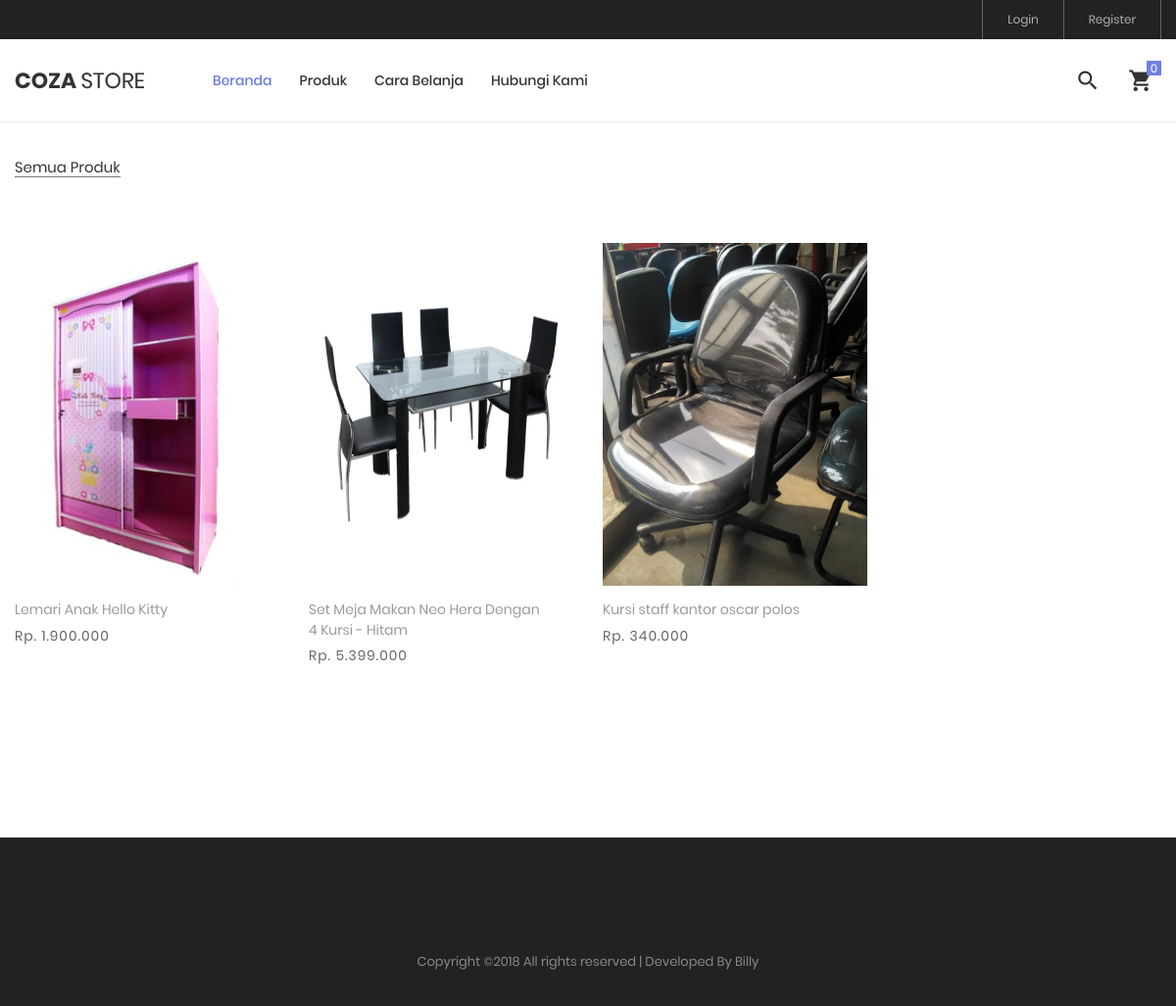
The app's page /index.php/produk with its own data.
### tables this page shows
CREATE TABLE IF NOT EXISTS `identitas` (
  `id_identitas` int(11) unsigned NOT NULL AUTO_INCREMENT,
  `kabupaten_id` int(11) NOT NULL DEFAULT '0',
  `nama_website` varchar(50) NOT NULL DEFAULT '0',
  `email` varchar(50) NOT NULL DEFAULT '0',
  `facebook` varchar(50) NOT NULL DEFAULT '0',
  `no_telp` varchar(50) NOT NULL DEFAULT '0',
  `rekening` varchar(50) NOT NULL DEFAULT '0',
  `nama_bank` varchar(50) NOT NULL DEFAULT '0',
  `alamat` varchar(255) NOT NULL DEFAULT '0',
  `favicon` varchar(255) NOT NULL DEFAULT '0',
  `logo` varchar(255) NOT NULL DEFAULT '0',
  PRIMARY KEY (`id_identitas`)
);

CREATE TABLE IF NOT EXISTS `tb_produk` (
  `id_produk` int(10) unsigned NOT NULL AUTO_INCREMENT,
  `kategori_id` int(10) unsigned NOT NULL,
  `kode_produk` varchar(50) NOT NULL,
  `status_produk` varchar(50) NOT NULL,
  `nama_produk` varchar(50) NOT NULL,
  `harga` varchar(50) NOT NULL,
  `berat` varchar(50) NOT NULL,
  `deskripsi` longtext NOT NULL,
  `gambar_1` varchar(255) DEFAULT NULL,
  `gambar_2` varchar(255) DEFAULT NULL,
  `gambar_3` varchar(255) DEFAULT NULL,
  `seo` varchar(255) DEFAULT NULL,
  PRIMARY KEY (`id_produk`),
  UNIQUE KEY `kode_produk` (`kode_produk`)
);

### application/libraries/Template.php (called while the page is built)
<?php if ( ! defined('BASEPATH')) exit('No direct script access allowed');
class Template {
		var $template_data = array();
		function set($name, $value)
		{
			$this->template_data[$name] = $value;
		}
		function load($template = '', $view = '' , $view_data = array(), $return = FALSE)
		{
			$this->CI =& get_instance();
			$this->set('contents', $this->CI->load->view($view, $view_data, TRUE));
			return $this->CI->load->view($template, $this->template_data, $return);
		}
}

### application/controllers/Produk.php (called while the page is built, shortened)
<?php
class Produk extends CI_Controller
{
    public function index()
    {
        $config['base_url'] = site_url('produk/index');
        $config['per_page'] = 8;
        $config['total_rows'] = $this->db->count_all('tb_produk');
        $config["uri_segment"] = 3;
        $choice = $config["total_rows"] / $config["per_page"];
        $config["num_links"] = floor($choice);
        $config['first_link']       = 'First';
        $config['last_link']        = 'Last';
        $config['next_link']        = 'Next';
        $config['prev_link']        = 'Prev';
        $config['full_tag_open']    = '<div class="pagging text-center"><nav><ul class="pagination justify-content-center">';
        $config['full_tag_close']   = '</ul></nav></div>';
        $config['num_tag_open']     = '<li class="page-item"><span class="page-link">';
        $config['num_tag_close']    = '</span></li>';
        $config['cur_tag_open']     = '<li class="page-item active"><span class="page-link">';
        $config['cur_tag_close']    = '<span class="sr-only">(current)</span></span></li>';
        $config['next_tag_open']    = '<li class="page-item"><span class="page-link">';
        $config['next_tagl_close']  = '<span aria-hidden="true">&raquo;</span></span></li>';
        $config['prev_tag_open']    = '<li class="page-item"><span class="page-link">';
        $config['prev_tagl_close']  = '</span>Next</li>';
        $config['first_tag_open']   = '<li class="page-item"><span class="page-link">';
        $config['first_tagl_close'] = '</span></li>';
        $config['last_tag_open']    = '<li class="page-item"><span class="page-link">';
        $config['last_tagl_close']  = '</span></li>';
        $this->pagination->initialize($config);
        $data['page'] = ($this->uri->segment(3)) ? $this->uri->segment(3) : 0;
        $data['produk_data'] = $this->produk->get_data($config, $this->uri->segment(3), NULL)->result();
        $data['pagination'] = $this->pagination->create_links();
        $data['title'] = 'Semua Produk ';
        $data['kategori_produk'] = 'Semua Produk';
        $this->template->load('front','produk/daftar_produk', $data);
    }
}

### index.php (called while the page is built, shortened)
<?php
require_once BASEPATH.'core/CodeIgniter.php';

### application/config/config.php (called while the page is built, shortened)
<?php
$http = 'http' . ((isset($_SERVER['HTTPS']) && $_SERVER['HTTPS'] == 'on') ? 's' : '') . '://';
$newurl = str_replace("index.php","", $_SERVER['SCRIPT_NAME']);
$config['base_url']    = "$http" . $_SERVER['SERVER_NAME'] . "" . $newurl;
$config['index_page'] = '';
$config['uri_protocol']	= 'REQUEST_URI';
$config['url_suffix'] = '';
$config['language']	= 'indonesian';
$config['charset'] = 'UTF-8';
$config['enable_hooks'] = FALSE;
$config['subclass_prefix'] = 'MY_';
$config['composer_autoload'] = "vendor/autoload.php";
$config['permitted_uri_chars'] = 'a-z 0-9~%.:_\-';
$config['enable_query_strings'] = FALSE;
$config['controller_trigger'] = 'c';
$config['function_trigger'] = 'm';
$config['directory_trigger'] = 'd';
$config['allow_get_array'] = TRUE;
$config['log_threshold'] = 0;
$config['log_path'] = '';
$config['log_file_extension'] = '';
$config['log_file_permissions'] = 0644;
$config['log_date_format'] = 'Y-m-d H:i:s';
$config['error_views_path'] = '';
$config['cache_path'] = '';
$config['cache_query_string'] = FALSE;
$config['encryption_key'] = '';
$config['sess_driver'] = 'files';
$config['sess_cookie_name'] = 'ci_session';
$config['sess_expiration'] = 7200;
$config['sess_save_path'] = NULL;
$config['sess_match_ip'] = FALSE;
$config['sess_time_to_update'] = 300;
$config['sess_regenerate_destroy'] = FALSE;
$config['cookie_prefix']	= '';
$config['cookie_domain']	= '';
$config['cookie_path']		= '/';
$config['cookie_secure']	= FALSE;
$config['cookie_httponly'] 	= FALSE;
$config['standardize_newlines'] = FALSE;
$config['global_xss_filtering'] = FALSE;
$config['csrf_protection'] = FALSE;
$config['csrf_token_name'] = 'csrf_test_name';
$config['csrf_cookie_name'] = 'csrf_cookie_name';
$config['csrf_expire'] = 7200;
$config['csrf_regenerate'] = TRUE;
$config['csrf_exclude_uris'] = array();
$config['compress_output'] = FALSE;
$config['time_reference'] = 'local';
$config['rewrite_short_tags'] = FALSE;
$config['proxy_ips'] = '';

### application/config/pagination.php (called while the page is built, shortened)
<?php  if ( ! defined('BASEPATH')) exit('No direct script access allowed');
$config['query_string_segment'] = 'start';
$config['full_tag_open'] = '<nav><ul class="pagination" style="margin-top:0px">';
$config['full_tag_close'] = '</ul></nav>';
$config['first_link'] = 'First';
$config['first_tag_open'] = '<li>';
$config['first_tag_close'] = '</li>';
$config['last_link'] = 'Last';
$config['last_tag_open'] = '<li>';
$config['last_tag_close'] = '</li>';
$config['next_link'] = 'Next';

### application/models/Produk_model.php (called while the page is built, shortened)
<?php
class Produk_model extends CI_Model
{
    public $table = 'tb_produk';
    public function get_data($config, $page = 0, $id_kategori = NULL, $q = NULL)
    {
        $this->db->from($this->table);
        $this->db->join('tb_kategori', 'tb_kategori.id_kategori = tb_produk.kategori_id');
        $this->db->limit($config['per_page'], $page);
        return $this->db->get();
    }
}

### application/views/produk/daftar_produk.php (the view, shortened to what this page needs)
  <div class="bg0 m-t-23 p-b-140">
    <div class="container">
      <div class="flex-w flex-sb-m p-b-52">
        <div class="flex-w flex-l-m filter-tope-group m-tb-10">
          <button class="stext-106 cl6 hov1 bor3 trans-04 m-r-32 m-tb-5 how-active1" data-filter="*">
             <?php echo $kategori_produk ?>
          </button>
        </div>
      </div>
      <div class="row isotope-grid">
        <?php foreach ($produk_data as $row): ?>
        <div class="col-sm-6 col-md-4 col-lg-3 p-b-35 isotope-item women">
          <div class="block2">
            <div class="block2-pic hov-img0">
              <img height="350" src="<?php echo base_url('assets/foto_produk/'.$row->gambar_1) ?>" alt="IMG-PRODUCT">
            </div>
            <div class="block2-txt flex-w flex-t p-t-14">
              <div class="block2-txt-child1 flex-col-l ">
                <a href="<?php echo base_url('produk/detail_produk/'.$row->id_produk.'-'.permalink($row->nama_produk)) ?>" class="stext-104 cl4 hov-cl1 trans-04 js-name-b2 p-b-6">
                  <?php echo $row->nama_produk ?>
                </a>
                <span class="stext-105 cl3">
                  <?php echo format_rupiah($row->harga) ?>
                </span>
              </div>
            </div>
          </div>
        </div>
        <?php endforeach ?>
    </div>
  </div>
</div>

### application/views/front.php (shortened to what this page needs)
<!DOCTYPE html>
<html lang="en">
<head>
	<link rel="stylesheet" type="text/css" href="<?php echo assets_front() ?>vendor/bootstrap/css/bootstrap.min.css">
	<link rel="stylesheet" type="text/css" href="<?php echo assets_front() ?>fonts/font-awesome-4.7.0/css/font-awesome.min.css">
	<link rel="stylesheet" type="text/css" href="<?php echo assets_front() ?>fonts/iconic/css/material-design-iconic-font.min.css">
	<link rel="stylesheet" type="text/css" href="<?php echo assets_front() ?>fonts/linearicons-v1.0.0/icon-font.min.css">
	<link rel="stylesheet" type="text/css" href="<?php echo assets_back() ?>plugins/datatables/dataTables.bootstrap4.css">
	<link rel="stylesheet" type="text/css" href="<?php echo assets_front() ?>vendor/animate/animate.css">
	<link rel="stylesheet" type="text/css" href="<?php echo assets_front() ?>vendor/css-hamburgers/hamburgers.min.css">
	<link rel="stylesheet" type="text/css" href="<?php echo assets_front() ?>vendor/animsition/css/animsition.min.css">
	<link rel="stylesheet" type="text/css" href="<?php echo assets_front() ?>vendor/select2/select2.min.css">
	<link rel="stylesheet" type="text/css" href="<?php echo assets_front() ?>vendor/daterangepicker/daterangepicker.css">
	<link rel="stylesheet" type="text/css" href="<?php echo assets_front() ?>vendor/slick/slick.css">
	<link rel="stylesheet" type="text/css" href="<?php echo assets_front() ?>vendor/MagnificPopup/magnific-popup.css">
	<link rel="stylesheet" type="text/css" href="<?php echo assets_front() ?>vendor/perfect-scrollbar/perfect-scrollbar.css">
	<link rel="stylesheet" type="text/css" href="<?php echo assets_front() ?>css/util.css">
	<link rel="stylesheet" type="text/css" href="<?php echo assets_front() ?>css/main.css">
</head>
<body class="animsition">
	<header class="header-v4">
		<div class="container-menu-desktop">
			<div class="top-bar">
				<div class="content-topbar flex-sb-m h-full container">
					<div class="right-top-bar flex-w h-full">
						<?php if ($this->session->userdata('logged_in') == null): ?>
							<a href="<?php echo base_url() ?>auth/login" class="flex-c-m trans-04 p-lr-25">
								Login
							</a>
							<a href="<?php echo base_url() ?>auth/register" class="flex-c-m trans-04 p-lr-25">
								Register
							</a>
						<?php endif ?>
					</div>
				</div>
			</div>
			<div class="wrap-menu-desktop how-shadow1">
				<nav class="limiter-menu-desktop container">
					<a href="<?php echo base_url() ?>" class="logo">
						<img src="<?php echo get_logo() ?>" alt="IMG-LOGO">
					</a>
					<div class="menu-desktop">
						<ul class="main-menu">
							<li class="active-menu">
								<a href="<?php echo base_url() ?>">Beranda</a>
							</li>
							<li>
								<a href="<?php echo base_url('produk') ?>">Produk</a>
							</li>
							<li>
								<a href="<?php echo base_url('page/cara_belanja') ?>">Cara Belanja</a>
							</li>
							<li>
								<a href="<?php echo base_url('page/hubungi_kami') ?>">Hubungi Kami</a>
							</li>
						</ul>
					</div>
					<div class="wrap-icon-header flex-w flex-r-m">
						<div class="icon-header-item cl2 hov-cl1 trans-04 p-l-22 p-r-11 js-show-modal-search">
							<i class="zmdi zmdi-search"></i>
						</div>
						<div class="icon-header-item cl2 hov-cl1 trans-04 p-l-22 p-r-11 icon-header-noti js-show-cart" id="cart-icon" data-notify="0">
							<i class="zmdi zmdi-shopping-cart"></i>
						</div>
					</div>
				</nav>
			</div>
		</div>
	</header>
	<?php echo $contents; ?>
	<footer class="bg3 p-t-75 p-b-32">
		<div class="container">
			<div class="p-t-40">
				<p class="stext-107 cl6 txt-center">
Copyright &copy;<script>document.write(new Date().getFullYear());</script> All rights reserved | Developed By Billy
				</p>
			</div>
		</div>
	</footer>
</body>
</html>

### application/helpers/html_helper.php (shortened to what this page needs)
<?php
function assets_front($uri='')
{
	echo base_url('assets/front/'.$uri);
}
function assets_back($uri='')
{
	echo base_url('assets/back/'.$uri);
}
function get_logo()
{
	$ci = get_instance();
	$data = $ci->db->query("SELECT * FROM identitas WHERE id_identitas = 1")->row_array();
	echo assets_front('images/' . $data['logo']);
}

### assets/front/css/main.css (style rules this page uses)
.container { max-width: 1380px; }
@media (max-width: 1600px) { .container { max-width: 1200px; } }
.container-menu-desktop { height: auto; width: 100%; position: relative; -webkit-transition: all 0.3s; -o-transition: all 0.3s; -moz-transition: all 0.3s; transition: all 0.3s; }
.header-v4 .container-menu-desktop { height: 124px; }
.top-bar { height: 40px; background-color: #222; }
.right-top-bar a { font-family: Poppins-Regular; font-size: 12px; line-height: 1.8; height: 100%; color: #b2b2b2; border-right: 1px solid rgba(255,255,255,0.3); }
.right-top-bar a:first-child { border-left: 1px solid rgba(255,255,255,0.3); }
.wrap-menu-desktop { position: fixed; z-index: 1100; background-color: transparent; width: 100%; height: 84px; top: 40px; left: 0px; -webkit-transition: height 0.3s, background-color 0.3s; -o-transition: height 0.3s, background-color 0.3s; -moz-transition: height 0.3s, background-color 0.3s; transition: height 0.3s, background-color 0.3s; }
.header-v4 .wrap-menu-desktop { background-color: #fff; }
.limiter-menu-desktop { height: 100%; display: -webkit-box; display: -webkit-flex; display: -moz-box; display: -ms-flexbox; display: flex; align-items: center; background-color: transparent; }
.logo { display: -webkit-box; display: -webkit-flex; display: -moz-box; display: -ms-flexbox; display: flex; align-items: center; height: 65%; margin-right: 55px; }
.logo img { max-width: 100%; max-height: 100%; }
.menu-desktop { display: -webkit-box; display: -webkit-flex; display: -moz-box; display: -ms-flexbox; display: flex; align-items: center; height: 100%; }
.main-menu { list-style-type: none; margin: 0; display: -webkit-box; display: -webkit-flex; display: -moz-box; display: -ms-flexbox; display: flex; align-items: center; }
.main-menu > li { display: block; position: relative; padding: 20px 10px 20px 0px; margin: 0px 4px 0px 14px; }
.main-menu > li > a { font-family: Poppins-Medium; font-size: 14px; color: #333; padding: 5px 0px; transition: all 0.4s; -webkit-transition: all 0.4s; -o-transition: all 0.4s; -moz-transition: all 0.4s; }
.wrap-icon-header { flex-grow: 1; }
.icon-header-item { position: relative; font-size: 26px; line-height: 1; cursor: pointer; }
.icon-header-noti::after { content: attr(data-notify); font-family: Poppins-Regular; font-size: 12px; color: #fff; line-height: 15px; text-align: center; display: block; position: absolute; top: -7px; right: 0; min-width: 15px; height: 15px; padding: 0 3px; background-color: #717fe0; }
.main-menu > li.active-menu > a { color: #6c7ae0; }
.block2-pic { position: relative; }
.block2-txt-child1 { width: calc(100% - 30px); }
.cl2 { color: #333; }
.cl3 { color: #666; }
.cl4 { color: #999; }
.cl6 { color: #888; }
.stext-104 { font-family: Poppins-Regular; font-size: 14px; line-height: 1.466667; }
.stext-105 { font-family: Poppins-Regular; font-size: 14px; line-height: 1.466667; letter-spacing: 1px; }
.stext-106 { font-family: Poppins-Regular; font-size: 15px; line-height: 1.2; }
.stext-107 { font-family: Poppins-Regular; font-size: 13px; line-height: 1.923; }
.bg0 { background-color: #fff; }
.bg3 { background-color: #222; }
.bor3 { border-bottom: 1px solid transparent; }
.how-active1 { color: #333; border-color: #797979; }
.how-shadow1 { box-shadow: 0 0px 3px 0px rgba(0,0,0,0.2); -moz-box-shadow: 0 0px 3px 0px rgba(0,0,0,0.2); -webkit-box-shadow: 0 0px 3px 0px rgba(0,0,0,0.2); -o-box-shadow: 0 0px 3px 0px rgba(0,0,0,0.2); -ms-box-shadow: 0 0px 3px 0px rgba(0,0,0,0.2); }
.hov-img0 { display: block; overflow: hidden; }
.hov-img0 img { width: 100%; -webkit-transition: transform 0.9s ease; -o-transition: transform 0.9s ease; -moz-transition: transform 0.9s ease; transition: transform 0.9s ease; }

### records on screen
identitas: logo (picture)
tb_produk: gambar_1 (picture), nama_produk "Lemari Anak Hello Kitty", harga "Rp. 1.900.000"
tb_produk: gambar_1 (picture), nama_produk "Set Meja Makan Neo Hera Dengan 4 Kursi - Hitam", harga "Rp. 5.399.000"
tb_produk: gambar_1 (picture), nama_produk "Kursi staff kantor oscar polos", harga "Rp. 340.000"

### other values on screen
$kategori_produk "Semua Produk"
